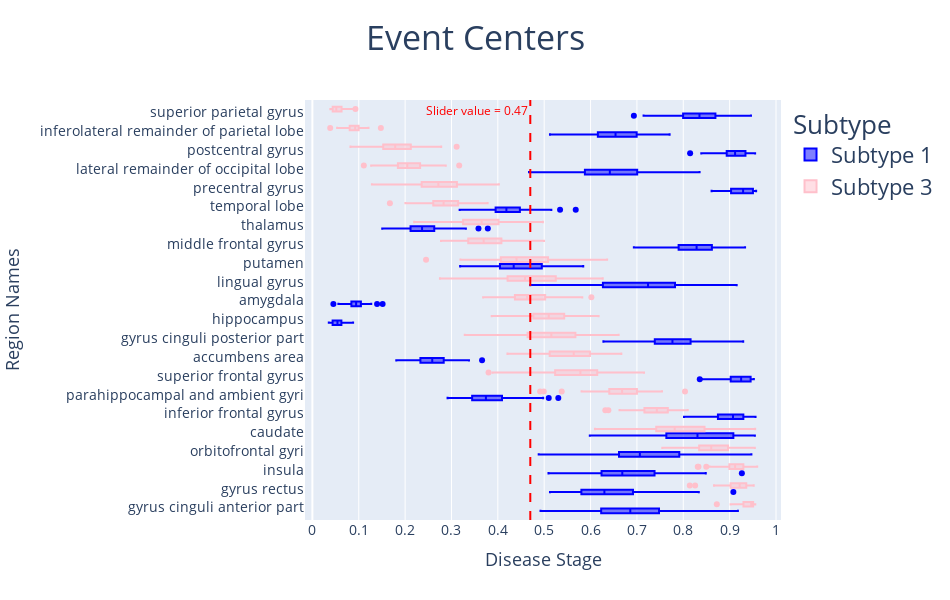

The cell this chart's notebook holds for it:
### Code cell
# Try commenting each line to see how the default values work

p = event_centers(T = T,
                  S = S,
                  color_list = color_list,
                  chosen_subtypes = chosen_subtypes,
                  subtype_labels = subtype_labels, 
                  orderBy = orderBy,
                  width = width,
                  height = height,
                  slider=slider
                 )
p

### Figure 1 — Plotly figure (JSON) as saved in the notebook; plotly's stock layout.template omitted (floating-point values rounded to 4 significant figures; data arrays with more than 128 entries replaced by an {"elided": "..."} marker saying what was removed)
{"data": [{"alignmentgroup": "True", "hovertemplate": "Subtype=Subtype 1<br>Disease Stage=%{x}<br>Region Names=%{y}<extra></extra>", "legendgroup": "Subtype 1", "marker": {"color": "blue"}, "name": "Subtype 1", "notched": false, "offsetgroup": "Subtype 1", "orientation": "h", "showlegend": true, "type": "box", "x": {"elided": "2200 float values"}, "x0": " ", "xaxis": "x", "y": {"elided": "2200 str values"}, "y0": " ", "yaxis": "y"}, {"alignmentgroup": "True", "hovertemplate": "Subtype=Subtype 3<br>Disease Stage=%{x}<br>Region Names=%{y}<extra></extra>", "legendgroup": "Subtype 3", "marker": {"color": "pink"}, "name": "Subtype 3", "notched": false, "offsetgroup": "Subtype 3", "orientation": "h", "showlegend": true, "type": "box", "x": {"elided": "2200 float values"}, "x0": " ", "xaxis": "x", "y": {"elided": "2200 str values"}, "y0": " ", "yaxis": "y"}], "layout": {"annotations": [{"font": {"color": "red"}, "showarrow": false, "text": "Slider value = 0.47", "x": 0.47, "xanchor": "right", "xref": "x", "y": 1, "yanchor": "top", "yref": "y domain"}], "boxmode": "group", "height": 600, "hovermode": false, "legend": {"font": {"size": 22}, "title": {"text": "Subtype"}, "tracegroupgap": 0}, "shapes": [{"line": {"color": "red", "dash": "dash", "width": 2}, "type": "line", "x0": 0.47, "x1": 0.47, "xref": "x", "y0": 0, "y1": 1, "yref": "y domain"}], "title": {"font": {"size": 34}, "text": "Event Centers", "x": 0.5}, "width": 950, "xaxis": {"anchor": "y", "domain": [0, 1], "dtick": 0.1, "tick0": 0, "tickfont": {"size": 14}, "tickmode": "linear", "title": {"font": {"size": 18}, "text": "Disease Stage"}}, "yaxis": {"anchor": "x", "categoryarray": ["gyrus cinguli anterior part", "gyrus rectus", "insula", "orbitofrontal gyri", "caudate", "inferior frontal gyrus", "parahippocampal and ambient gyri", "superior frontal gyrus", "accumbens area", "gyrus cinguli posterior part", "hippocampus", "amygdala", "lingual gyrus", "putamen", "middle frontal gyrus", "thalamus", "temporal lobe", "precentral gyrus", "lateral remainder of occipital lobe", "postcentral gyrus", "inferolateral remainder of parietal lobe", "superior parietal gyrus"], "categoryorder": "array", "domain": [0, 1], "tickfont": {"size": 14}, "title": {"font": {"size": 18}, "text": "Region Names"}}}}
